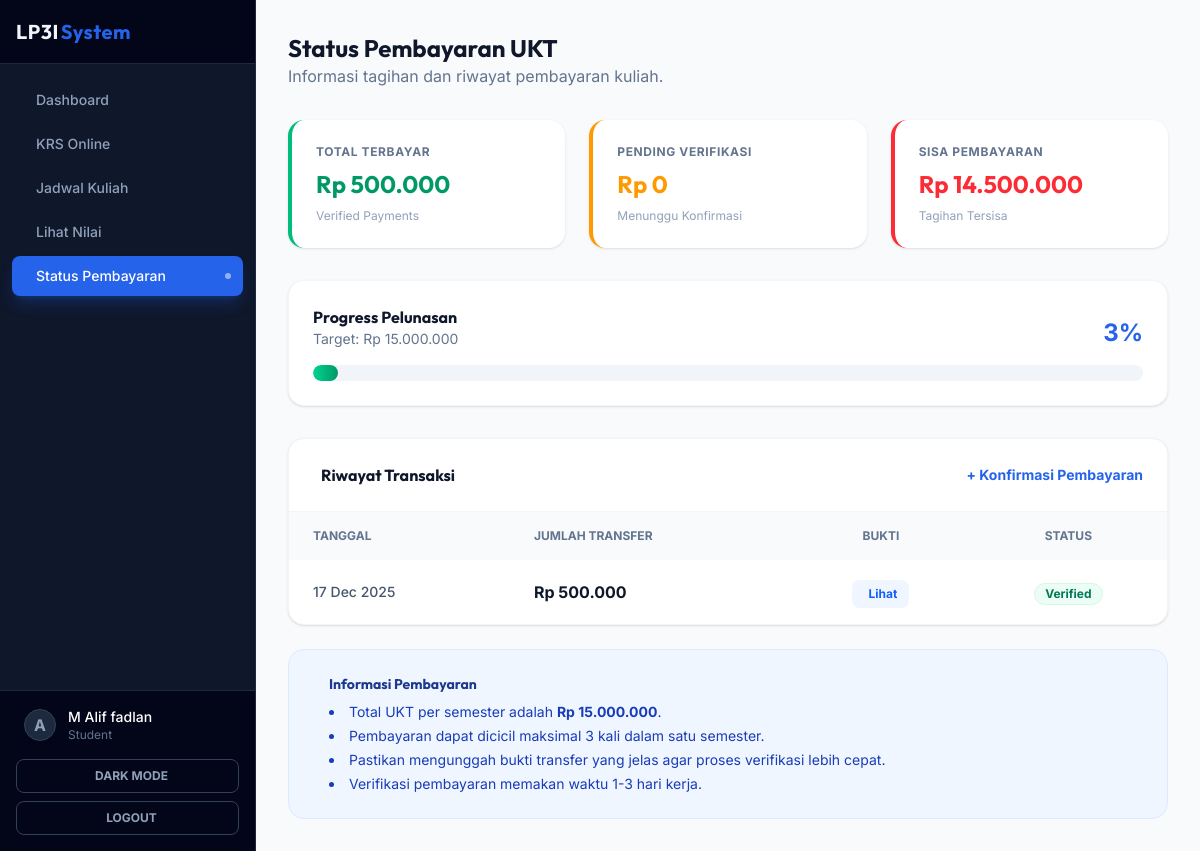
Page /src/student/payment.php (signed in) on the committed database.
### tables this page shows
CREATE TABLE `payments` (
  `id` int(11) NOT NULL,
  `student_id` int(11) NOT NULL,
  `amount` decimal(10,2) NOT NULL,
  `payment_date` date NOT NULL,
  `proof_file` varchar(255) DEFAULT NULL,
  `status` enum('pending','verified','rejected') DEFAULT 'pending',
  `verified_by` int(11) DEFAULT NULL
);

### src/student/payment.php (the view, shortened to what this page needs)
<?php
require_once '../../config/database.php';
$student_id = $_SESSION['student_id'] ?? 0;
$payments = $conn->query("SELECT * FROM payments WHERE student_id = $student_id ORDER BY payment_date DESC");
$total_paid = $conn->query("SELECT COALESCE(SUM(amount), 0) as total FROM payments WHERE student_id = $student_id AND status = 'verified'")->fetch_assoc()['total'];
$pending_amount = $conn->query("SELECT COALESCE(SUM(amount), 0) as total FROM payments WHERE student_id = $student_id AND status = 'pending'")->fetch_assoc()['total'];
$total_ukt = 15000000;
$remaining = $total_ukt - $total_paid;
$paid_percentage = $total_ukt > 0 ? round(($total_paid / $total_ukt) * 100) : 0;
?>
<?php include '../../templates/header.php'; ?>
<?php include '../../templates/sidebar.php'; ?>
<main class="flex-1 flex flex-col min-w-0 overflow-hidden bg-slate-50">
    <div class="flex-1 overflow-auto p-4 lg:p-8 animate-fade-in">
        <div class="max-w-5xl mx-auto">
            <header class="mb-8">
                <h1 class="text-2xl font-display font-bold text-slate-900">Status Pembayaran UKT</h1>
                <p class="text-slate-500">Informasi tagihan dan riwayat pembayaran kuliah.</p>
            </header>
            <div class="grid grid-cols-1 md:grid-cols-3 gap-6 mb-8">
                <div class="bg-white p-6 rounded-2xl shadow-sm border-l-4 border-emerald-500">
                    <p class="text-xs font-bold text-slate-500 uppercase tracking-wider mb-2">Total Terbayar</p>
                    <h3 class="text-2xl font-display font-bold text-emerald-600">Rp <?= number_format($total_paid, 0, ',', '.') ?></h3>
                    <p class="text-xs text-slate-400 mt-2">Verified Payments</p>
                </div>
                <div class="bg-white p-6 rounded-2xl shadow-sm border-l-4 border-amber-500">
                    <p class="text-xs font-bold text-slate-500 uppercase tracking-wider mb-2">Pending Verifikasi</p>
                    <h3 class="text-2xl font-display font-bold text-amber-500">Rp <?= number_format($pending_amount, 0, ',', '.') ?></h3>
                    <p class="text-xs text-slate-400 mt-2">Menunggu Konfirmasi</p>
                </div>
                <div class="bg-white p-6 rounded-2xl shadow-sm border-l-4 <?= $remaining > 0 ? 'border-red-500' : 'border-emerald-500' ?>">
                    <p class="text-xs font-bold text-slate-500 uppercase tracking-wider mb-2">Sisa Pembayaran</p>
                    <h3 class="text-2xl font-display font-bold <?= $remaining > 0 ? 'text-red-500' : 'text-emerald-500' ?>">Rp <?= number_format($remaining, 0, ',', '.') ?></h3>
                    <p class="text-xs text-slate-400 mt-2">Tagihan Tersisa</p>
                </div>
            </div>
            <div class="bg-white rounded-2xl shadow-sm border border-slate-100 p-6 mb-8">
                <div class="flex justify-between items-end mb-4">
                    <div>
                        <h3 class="font-bold text-slate-900">Progress Pelunasan</h3>
                        <p class="text-sm text-slate-500">Target: Rp <?= number_format($total_ukt, 0, ',', '.') ?></p>
                    </div>
                    <span class="text-2xl font-bold text-primary"><?= $paid_percentage ?>%</span>
                </div>
                <div class="h-4 bg-slate-100 rounded-full overflow-hidden">
                    <div class="h-full bg-gradient-to-r from-emerald-400 to-emerald-600 rounded-full transition-all duration-1000 ease-out" style="width: <?= min($paid_percentage, 100) ?>%"></div>
                </div>
            </div>
            <div class="bg-white rounded-2xl shadow-sm border border-slate-100 overflow-hidden">
                <div class="p-6 border-b border-slate-100 flex items-center justify-between">
                    <h3 class="font-bold text-slate-900 flex items-center gap-2">
                        <ion-icon name="receipt-outline" class="text-primary"></ion-icon> Riwayat Transaksi
                    </h3>
                    <button onclick="alert('Fitur upload bukti bayar')" class="text-sm font-bold text-primary hover:text-blue-700">
                        + Konfirmasi Pembayaran
                    </button>
                </div>
                <?php if ($payments->num_rows == 0): ?>
                    <div class="text-center py-12">
                        <div class="inline-flex items-center justify-center w-16 h-16 rounded-full bg-slate-50 mb-4">
                            <ion-icon name="wallet-outline" class="text-2xl text-slate-400"></ion-icon>
                        </div>
                        <h3 class="text-lg font-medium text-slate-900">Belum Ada Transaksi</h3>
                        <p class="text-slate-500 mt-1">Riwayat pembayaran Anda akan muncul disini.</p>
                    </div>
                <?php else: ?>
                    <div class="overflow-x-auto">
                        <table class="w-full text-left">
                            <thead class="bg-slate-50 text-slate-500 text-xs uppercase font-bold">
                                <tr>
                                    <th class="px-6 py-4">Tanggal</th>
                                    <th class="px-6 py-4">Jumlah Transfer</th>
                                    <th class="px-6 py-4 text-center">Bukti</th>
                                    <th class="px-6 py-4 text-center">Status</th>
                                </tr>
                            </thead>
                            <tbody class="divide-y divide-slate-100">
                                <?php while ($row = $payments->fetch_assoc()): ?>
                                <tr class="hover:bg-slate-50 transition-colors">
                                    <td class="px-6 py-4 text-slate-600 font-medium text-sm">
                                        <?= date('d M Y', strtotime($row['payment_date'])) ?>
                                    </td>
                                    <td class="px-6 py-4 font-bold text-slate-900">
                                        Rp <?= number_format($row['amount'], 0, ',', '.') ?>
                                    </td>
                                    <td class="px-6 py-4 text-center">
                                        <?php if ($row['proof_file']): ?>
                                            <a href="/crud_akademik/public/<?= $row['proof_file'] ?>" target="_blank" class="inline-flex items-center gap-1 px-3 py-1.5 rounded-lg bg-blue-50 text-blue-600 text-xs font-bold hover:bg-blue-100 transition-colors">
                                                <ion-icon name="eye"></ion-icon> Lihat
                                            </a>
                                        <?php else: ?>
                                            <span class="text-slate-300">-</span>
                                        <?php endif; ?>
                                    </td>
                                    <td class="px-6 py-4 text-center">
                                        <?php
                                        $statusClass = match($row['status']) {
                                            'pending' => 'bg-amber-50 text-amber-700 border-amber-100',
                                            'verified' => 'bg-emerald-50 text-emerald-700 border-emerald-100',
                                            'rejected' => 'bg-red-50 text-red-700 border-red-100',
                                            default => 'bg-slate-50 text-slate-600 border-slate-100'
                                        };
                                        ?>
                                        <span class="inline-flex items-center px-2.5 py-0.5 rounded-full text-xs font-bold border <?= $statusClass ?>">
                                            <?= ucfirst($row['status']) ?>
                                        </span>
                                    </td>
                                </tr>
                                <?php endwhile; ?>
                            </tbody>
                        </table>
                    </div>
                <?php endif; ?>
            </div>
            <div class="mt-6 bg-blue-50 rounded-2xl border border-blue-100 p-6 flex gap-4">
                <div>
                    <h4 class="font-bold text-blue-900 text-sm mb-2">Informasi Pembayaran</h4>
                    <ul class="text-sm text-blue-800 space-y-1 list-disc list-inside">
                        <li>Total UKT per semester adalah <strong>Rp <?= number_format($total_ukt, 0, ',', '.') ?></strong>.</li>
                        <li>Pembayaran dapat dicicil maksimal 3 kali dalam satu semester.</li>
                        <li>Pastikan mengunggah bukti transfer yang jelas agar proses verifikasi lebih cepat.</li>
                        <li>Verifikasi pembayaran memakan waktu 1-3 hari kerja.</li>
                    </ul>
                </div>
            </div>
        </div>
    </div>
</main>
<?php include '../../templates/footer.php'; ?>

### templates/header.php (style rules this page uses)
body { font-family: var(--font-sans); }
h1, h2, h3, h4, .font-display { font-family: var(--font-display); }
.animate-fade-in { animation: fadeIn 0.5s ease-out forwards; }

### rows in the picture
payments: payment_date "17 Dec 2025", amount "500.000", status "Verified"

### other values in the picture
$item['label'] "Dashboard"
$item['label'] "KRS Online"
$item['label'] "Jadwal Kuliah"
$item['label'] "Lihat Nilai"
$item['label'] "Status Pembayaran"
substr($_SESSION['username'] ?? 'U', 0, 1) "A"
$_SESSION['full_name'] "M Alif fadlan"
$_SESSION['role'] "Student"
$total_paid "500.000"
$pending_amount "0"
$remaining "14.500.000"
$total_ukt "15.000.000"
$paid_percentage "3"
